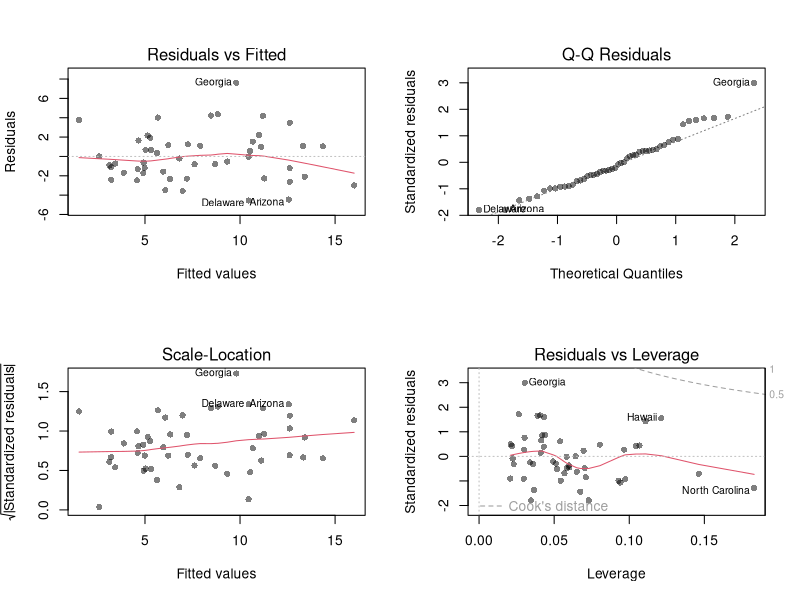
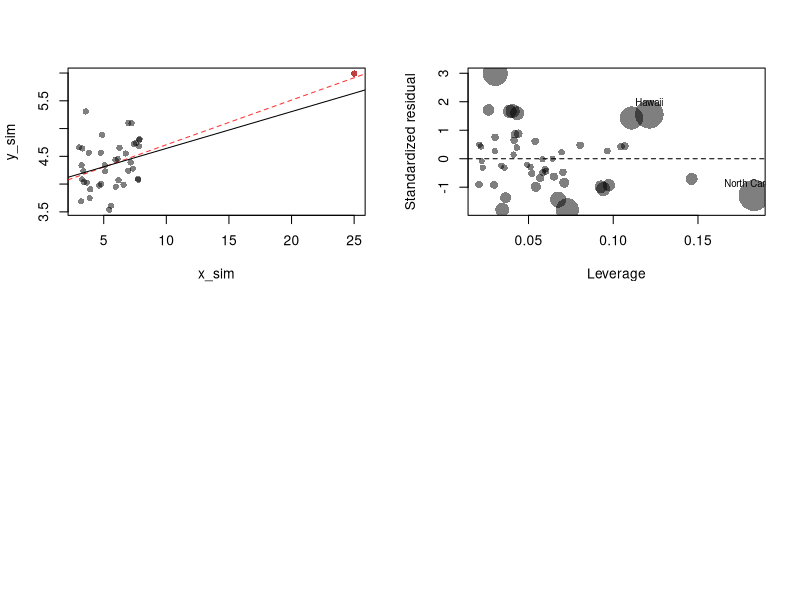
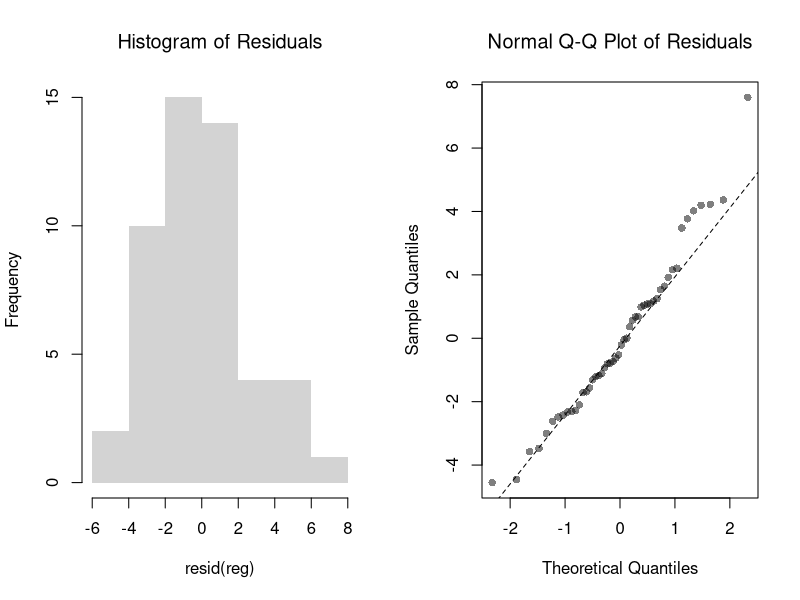
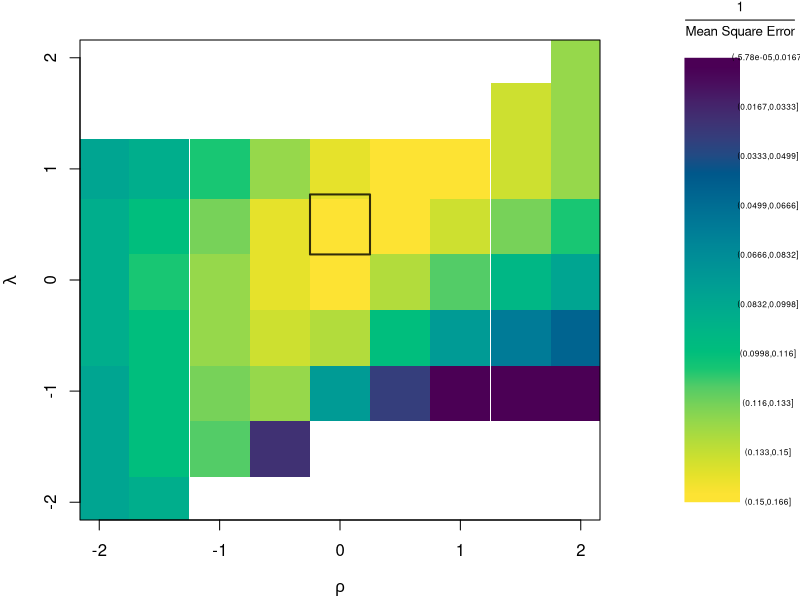
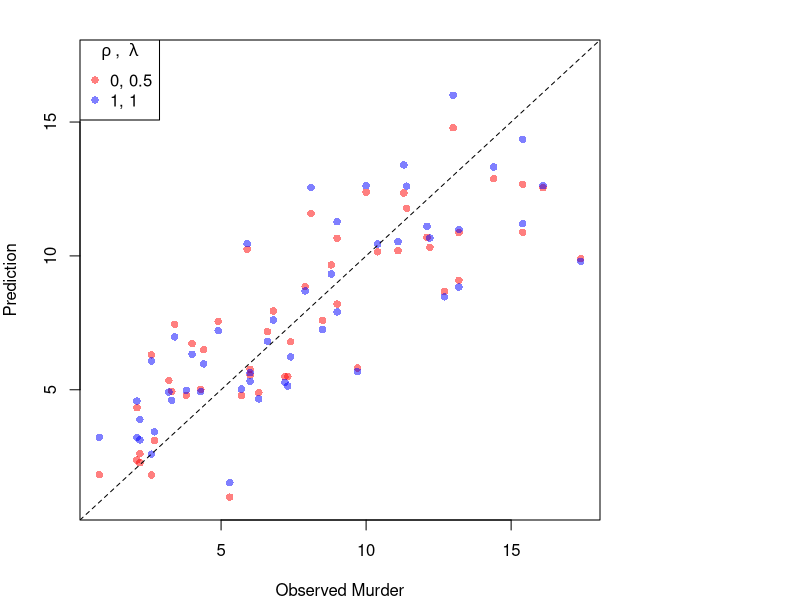

Recreate these plots in R, in order.
## ---- chunk 1
# Fit a multiple regression and produce the four standard diagnostic plots.
xy_hat <- USArrests
reg <- lm(Murder ~ Assault+UrbanPop, data=xy_hat)
par(mfrow=c(2, 2))
plot(reg, pch=16, col=grey(0, .5))
## ---- chunk 2
N <- 40
x_sim <- c(25, runif(N-1, 3, 8))
e <- rnorm(N, 0, 0.4)
y_sim <- 3 + 0.6*sqrt(x_sim) + e
plot(y_sim ~ x_sim, pch=16, col=grey(0, .5), main=NA)
points(x_sim[1], y_sim[1], pch=16, col=rgb(1, 0, 0, .5))

abline(lm(y_sim ~ x_sim), col=rgb(1, 0, 0, .8), lty=2)
abline(lm(y_sim[-1] ~ x_sim[-1]))
## ---- chunk 3
# State with the highest leverage
which.max(hatvalues(reg))
# State with the largest standardized residual
which.max(rstandard(reg))
## ---- chunk 4
# State with the largest Cook's Distance
which.max(cooks.distance(reg))

# Influence plot: leverage vs. standardized residual,
# with point area proportional to Cook's Distance
h_i <- hatvalues(reg)
e_std_hat <- rstandard(reg)
d_i <- cooks.distance(reg)

plot(h_i, e_std_hat, pch=16, col=grey(0, .5),
    cex=1 + 4*d_i/max(d_i), main=NA,
    xlab='Leverage', ylab='Standardized residual')
abline(h=0, lty=2)

# Label the most influential observations
inf_id <- order(d_i, decreasing=TRUE)[1:3]
text(h_i[inf_id], e_std_hat[inf_id],
    labels=rownames(xy_hat)[inf_id], pos=3, cex=.7)
## ---- chunk 5
# Variance Inflation Factor from its definition: VIF_k = 1/(1 - R^2_k),
# where R^2_k comes from regressing covariate k on the other covariates.
R2_assault  <- summary(lm(Assault ~ UrbanPop, data=xy_hat))$r.squared
R2_urbanpop <- summary(lm(UrbanPop ~ Assault, data=xy_hat))$r.squared

vif <- c(Assault=1/(1-R2_assault), UrbanPop=1/(1-R2_urbanpop))
vif

# A common rule of thumb flags sqrt(VIF) > 2
sqrt(vif) > 2
## ---- chunk 6
par(mfrow=c(1, 2))
hist(resid(reg),
    main='Histogram of Residuals',
    font.main=1, border=NA)

qqnorm(resid(reg),
    main='Normal Q-Q Plot of Residuals',
    font.main=1, col=grey(0, .5), pch=16)
qqline(resid(reg), col=1, lty=2)

#shapiro.test(resid(reg))
## ---- chunk 7
# Breusch-Pagan test for heteroskedasticity, by hand.
# Regress the squared residuals on the original regressors:
# a good fit (high R^2) signals non-constant variance.
e_sq_hat <- resid(reg)^2
aux <- lm(e_sq_hat ~ Assault + UrbanPop, data=xy_hat)
R2_aux <- summary(aux)$r.squared

# Test statistic n*R^2 ~ chi-squared with K degrees of freedom
n <- nrow(xy_hat)
K <- 2
BP <- n*R2_aux
c(statistic=BP, p.value=1-pchisq(BP, df=K))
## ---- chunk 8
# Box-Cox Transformation Function
bxcx <- function( xy, rho){
    if (rho == 0L) {
      log(xy+1)
    } else if(rho == 1L){
      xy
    } else {
      ((xy+1)^rho - 1)/rho
    }
}
bxcx_inv <- function( xy, rho){
    if (rho == 0L) {
      exp(xy) - 1
    } else if(rho == 1L){
      xy
    } else {
     (xy * rho + 1)^(1/rho) - 1
    }
}

# Which Variables
reg <- lm(Murder ~ Assault+UrbanPop, data=xy_hat)
X <- xy_hat[, c('Assault', 'UrbanPop')]
y_hat <- xy_hat[, 'Murder']

# Simple Grid Search over potential (Rho, Lambda)
rl_df <- expand.grid(rho=seq(-2, 2, by=.5), lambda=seq(-2, 2, by=.5))

# Compute Mean Squared Error
# from OLS on Transformed Data
errors <- apply(rl_df, 1, function(rl){
    Xr <- bxcx(X, rl[[1]])
    y_trans_hat <- bxcx(y_hat, rl[[2]])
    xy_trans_hat <- cbind(Murder=y_trans_hat, Xr)
    Regr <- lm(Murder ~ Assault+UrbanPop, data=xy_trans_hat)
    y_fit <- bxcx_inv(predict(Regr), rl[[2]])
    e_hat  <- (y_hat - y_fit)
    return(e_hat)
})
rl_df$mse <- colMeans(errors^2)

# Want Small MSE and Interpretable
layout(matrix(1:2, ncol=2), width=c(3, 1), height=c(1, 1))
par(mar=c(4, 4, 2, 0))
plot(lambda ~ rho, rl_df, cex=8, pch=15,
    xlab=expression(rho),
    ylab=expression(lambda),
    col=hcl.colors(25)[cut(1/rl_df$mse, 25)])
# Which min
rl0 <- rl_df[which.min(rl_df$mse), c('rho', 'lambda')]
points(rl0$rho, rl0$lambda, pch=0, col=rgb(0, 0, 0, .8), cex=8, lwd=2)
# Legend
plot(c(0, 2), c(0, 1), type='n', axes=FALSE,
    xlab='', ylab='', cex.main=.8,
    main=expression(frac(1, 'Mean Square Error')))
rasterImage(as.raster(matrix(hcl.colors(25), ncol=1)), 0, 0, 1, 1)
text(x=1.5, y=seq(1, 0, l=10), cex=.5,
    labels=levels(cut(1/rl_df$mse, 10)))
## ---- chunk 9
# Plot for Specific Comparisons
Xr <- bxcx(X, rl0[[1]])
y_trans_hat <- bxcx(y_hat, rl0[[2]])
xy_trans_hat <- cbind(Murder=y_trans_hat, Xr)
Regr <- lm(Murder ~ Assault+UrbanPop, data=xy_trans_hat)
y_fit <- bxcx_inv(predict(Regr), rl0[[2]])

cols <- c(rgb(1, 0, 0, .5), col=rgb(0, 0, 1, .5))
plot(y_hat, y_fit, pch=16, col=cols[1], ylab='Prediction', xlab='Observed Murder',
    main=NA, ylim=range(y_hat, y_fit))
points(y_hat, predict(reg), pch=16, col=cols[2])
legend('topleft', pch=c(16), col=cols,
    title=expression(rho~', '~lambda),
    legend=c( paste0(rl0, collapse=', '), '1, 1') )
abline(a=0, b=1, lty=2)
## ---- chunk 10
# Compare prediction MSE on the original Murder scale
mse_linear <- mean(resid(reg)^2)
mse_boxcox <- min(rl_df$mse)
c(rl0, mse_linear=round(mse_linear, 3), mse_boxcox=round(mse_boxcox, 3))
